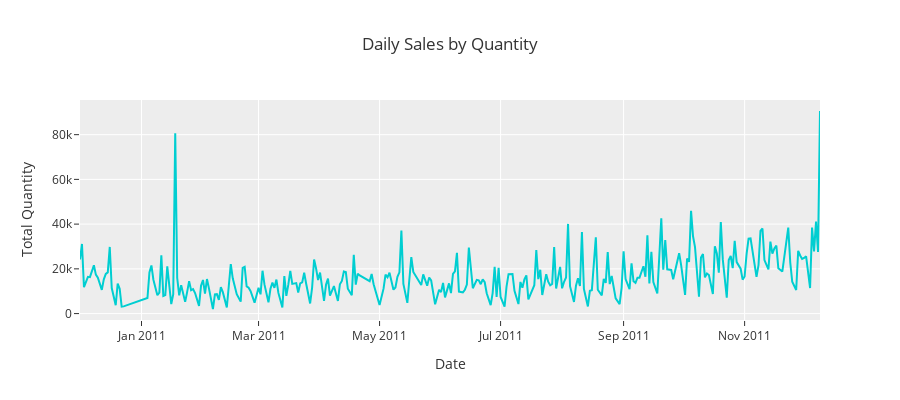

Notebook code cell kept with this figure:
### Code cell
fig = go.Figure(data=[go.Scatter(x=daily_quantity.Date, y=daily_quantity.Quantity, line_color='darkturquoise')])
fig.update_layout(xaxis_title="Date", 
                  yaxis_title="Total Quantity", 
                  title='Daily Sales by Quantity',
                  height=400,
                 template='ggplot2')
fig.show()

### Figure 1 — Plotly figure (JSON) as saved in the notebook; plotly's stock layout.template omitted (floating-point values rounded to 4 significant figures; data arrays with more than 128 entries replaced by an {"elided": "..."} marker saying what was removed)
{"data": [{"line": {"color": "darkturquoise"}, "type": "scatter", "x": {"elided": "305 str values"}, "y": {"elided": "305 int values"}}], "layout": {"height": 400, "title": {"text": "Daily Sales by Quantity"}, "xaxis": {"title": {"text": "Date"}}, "yaxis": {"title": {"text": "Total Quantity"}}}}
